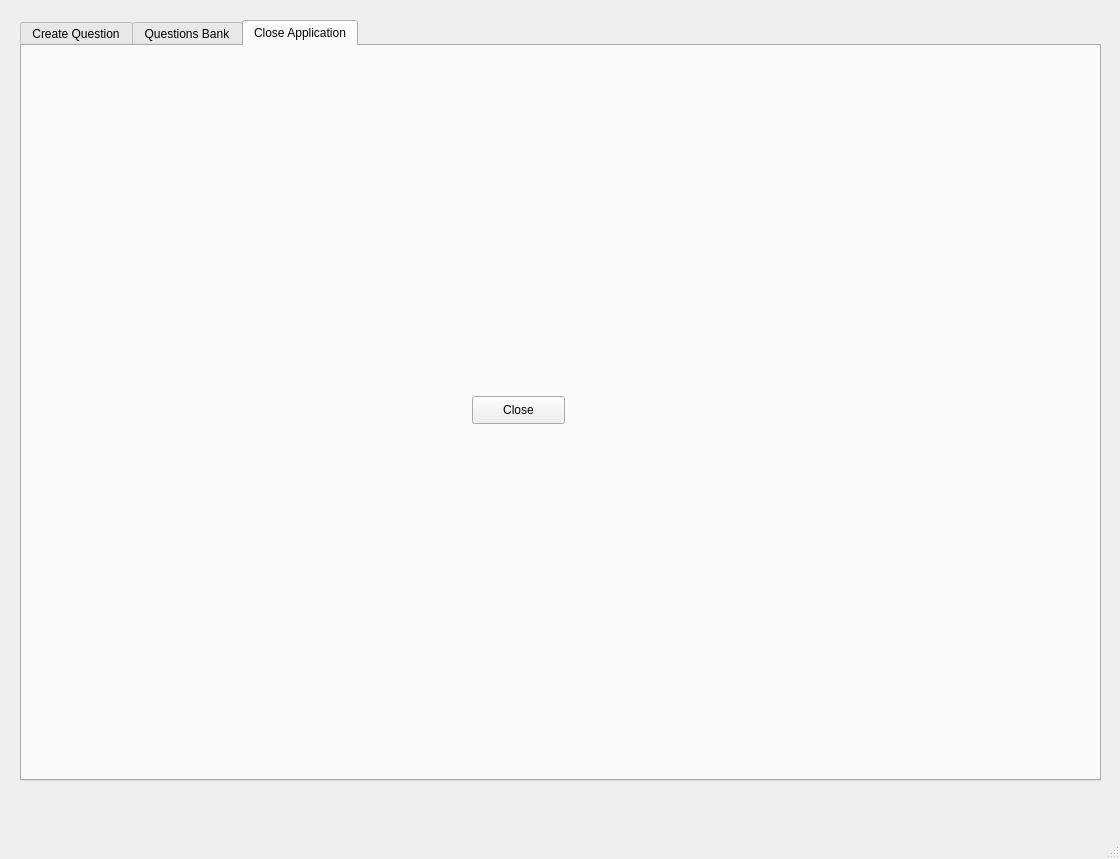
<?xml version="1.0" encoding="UTF-8"?>
<ui version="4.0">
 <class>TeacherMainWindow</class>
 <widget class="QMainWindow" name="TeacherMainWindow">
  <property name="geometry">
   <rect>
    <x>0</x>
    <y>0</y>
    <width>1120</width>
    <height>859</height>
   </rect>
  </property>
  <property name="windowTitle">
   <string>Teacher Application</string>
  </property>
  <widget class="QWidget" name="centralwidget">
   <widget class="QTabWidget" name="tabWidget">
    <property name="geometry">
     <rect>
      <x>20</x>
      <y>20</y>
      <width>1081</width>
      <height>761</height>
     </rect>
    </property>
    <property name="currentIndex">
     <number>2</number>
    </property>
    <widget class="QWidget" name="tab">
     <attribute name="title">
      <string>Create Question</string>
     </attribute>
     <widget class="QTabWidget" name="tabWidget_2">
      <property name="geometry">
       <rect>
        <x>20</x>
        <y>10</y>
        <width>1041</width>
        <height>711</height>
       </rect>
      </property>
      <property name="currentIndex">
       <number>0</number>
      </property>
      <widget class="QWidget" name="tab_3">
       <attribute name="title">
        <string>Manually Marking</string>
       </attribute>
       <widget class="QTabWidget" name="tabWidget_3">
        <property name="geometry">
         <rect>
          <x>10</x>
          <y>10</y>
          <width>1011</width>
          <height>661</height>
         </rect>
        </property>
        <property name="currentIndex">
         <number>1</number>
        </property>
        <widget class="QWidget" name="tab_5">
         <attribute name="title">
          <string>Essay</string>
         </attribute>
        </widget>
        <widget class="QWidget" name="tab_6">
         <attribute name="title">
          <string>Short Answer</string>
         </attribute>
        </widget>
       </widget>
      </widget>
      <widget class="QWidget" name="tab_4">
       <attribute name="title">
        <string>Automatically Marking</string>
       </attribute>
       <widget class="QTabWidget" name="tabWidget_4">
        <property name="geometry">
         <rect>
          <x>10</x>
          <y>10</y>
          <width>1011</width>
          <height>661</height>
         </rect>
        </property>
        <property name="currentIndex">
         <number>2</number>
        </property>
        <widget class="QWidget" name="tab_7">
         <attribute name="title">
          <string>Multiple Choice</string>
         </attribute>
         <widget class="QTabWidget" name="tabWidget_5">
          <property name="geometry">
           <rect>
            <x>10</x>
            <y>10</y>
            <width>991</width>
            <height>611</height>
           </rect>
          </property>
          <property name="currentIndex">
           <number>1</number>
          </property>
          <widget class="QWidget" name="tab_9">
           <attribute name="title">
            <string>True Or False</string>
           </attribute>
          </widget>
          <widget class="QWidget" name="tab_10">
           <attribute name="title">
            <string>Four Options</string>
           </attribute>
          </widget>
         </widget>
        </widget>
        <widget class="QWidget" name="tab_8">
         <attribute name="title">
          <string>Random Maths</string>
         </attribute>
         <widget class="QPushButton" name="pushButton">
          <property name="geometry">
           <rect>
            <x>370</x>
            <y>250</y>
            <width>281</width>
            <height>111</height>
           </rect>
          </property>
          <property name="text">
           <string>Generate Random Maths Question </string>
          </property>
         </widget>
        </widget>
        <widget class="QWidget" name="tab_19">
         <attribute name="title">
          <string>ReOrder Code</string>
         </attribute>
        </widget>
       </widget>
      </widget>
     </widget>
    </widget>
    <widget class="QWidget" name="tab_2">
     <attribute name="title">
      <string>Questions Bank</string>
     </attribute>
     <widget class="QTabWidget" name="tabWidget_6">
      <property name="geometry">
       <rect>
        <x>10</x>
        <y>10</y>
        <width>1051</width>
        <height>711</height>
       </rect>
      </property>
      <property name="currentIndex">
       <number>1</number>
      </property>
      <widget class="QWidget" name="tab_11">
       <attribute name="title">
        <string>The Bank</string>
       </attribute>
       <widget class="QTableWidget" name="tableWidget">
        <property name="geometry">
         <rect>
          <x>20</x>
          <y>10</y>
          <width>1011</width>
          <height>661</height>
         </rect>
        </property>
        <property name="rowCount">
         <number>16</number>
        </property>
        <property name="columnCount">
         <number>7</number>
        </property>
        <row/>
        <row/>
        <row/>
        <row/>
        <row/>
        <row/>
        <row/>
        <row/>
        <row/>
        <row/>
        <row/>
        <row/>
        <row/>
        <row/>
        <row/>
        <row/>
        <column/>
        <column/>
        <column/>
        <column/>
        <column/>
        <column/>
        <column/>
       </widget>
      </widget>
      <widget class="QWidget" name="tab_12">
       <attribute name="title">
        <string>Search The Bank By Tag</string>
       </attribute>
       <widget class="QLineEdit" name="lineEdit">
        <property name="geometry">
         <rect>
          <x>40</x>
          <y>40</y>
          <width>201</width>
          <height>51</height>
         </rect>
        </property>
       </widget>
       <widget class="QPushButton" name="pushButton_2">
        <property name="geometry">
         <rect>
          <x>620</x>
          <y>50</y>
          <width>93</width>
          <height>28</height>
         </rect>
        </property>
        <property name="text">
         <string>Search By Year Level</string>
        </property>
       </widget>
       <widget class="QLineEdit" name="lineEdit_2">
        <property name="geometry">
         <rect>
          <x>60</x>
          <y>110</y>
          <width>201</width>
          <height>51</height>
         </rect>
        </property>
       </widget>
       <widget class="QPushButton" name="pushButton_3">
        <property name="geometry">
         <rect>
          <x>620</x>
          <y>120</y>
          <width>93</width>
          <height>28</height>
         </rect>
        </property>
        <property name="text">
         <string>Search By Phrase</string>
        </property>
       </widget>
       <widget class="QTableWidget" name="tableWidget_2">
        <property name="geometry">
         <rect>
          <x>10</x>
          <y>210</y>
          <width>1021</width>
          <height>461</height>
         </rect>
        </property>
        <property name="rowCount">
         <number>11</number>
        </property>
        <property name="columnCount">
         <number>7</number>
        </property>
        <row/>
        <row/>
        <row/>
        <row/>
        <row/>
        <row/>
        <row/>
        <row/>
        <row/>
        <row/>
        <row/>
        <column/>
        <column/>
        <column/>
        <column/>
        <column/>
        <column/>
        <column/>
       </widget>
      </widget>
      <widget class="QWidget" name="tab_13">
       <attribute name="title">
        <string>View Or Modify Question</string>
       </attribute>
       <widget class="QTabWidget" name="tabWidget_7">
        <property name="geometry">
         <rect>
          <x>20</x>
          <y>10</y>
          <width>1011</width>
          <height>661</height>
         </rect>
        </property>
        <property name="currentIndex">
         <number>4</number>
        </property>
        <widget class="QWidget" name="tab_14">
         <attribute name="title">
          <string>Random Maths</string>
         </attribute>
        </widget>
        <widget class="QWidget" name="tab_15">
         <attribute name="title">
          <string>True or False</string>
         </attribute>
        </widget>
        <widget class="QWidget" name="tab_16">
         <attribute name="title">
          <string>Four Options</string>
         </attribute>
        </widget>
        <widget class="QWidget" name="tab_17">
         <attribute name="title">
          <string>Essay</string>
         </attribute>
        </widget>
        <widget class="QWidget" name="tab_18">
         <attribute name="title">
          <string>Short Answer</string>
         </attribute>
        </widget>
       </widget>
      </widget>
     </widget>
    </widget>
    <widget class="QWidget" name="tab_20">
     <attribute name="title">
      <string>Close Application</string>
     </attribute>
     <widget class="QPushButton" name="pushButton_4">
      <property name="geometry">
       <rect>
        <x>450</x>
        <y>350</y>
        <width>93</width>
        <height>28</height>
       </rect>
      </property>
      <property name="text">
       <string>Close</string>
      </property>
     </widget>
    </widget>
   </widget>
  </widget>
  <widget class="QMenuBar" name="menubar">
   <property name="geometry">
    <rect>
     <x>0</x>
     <y>0</y>
     <width>1120</width>
     <height>26</height>
    </rect>
   </property>
  </widget>
  <widget class="QStatusBar" name="statusbar"/>
 </widget>
 <resources/>
 <connections/>
</ui>
